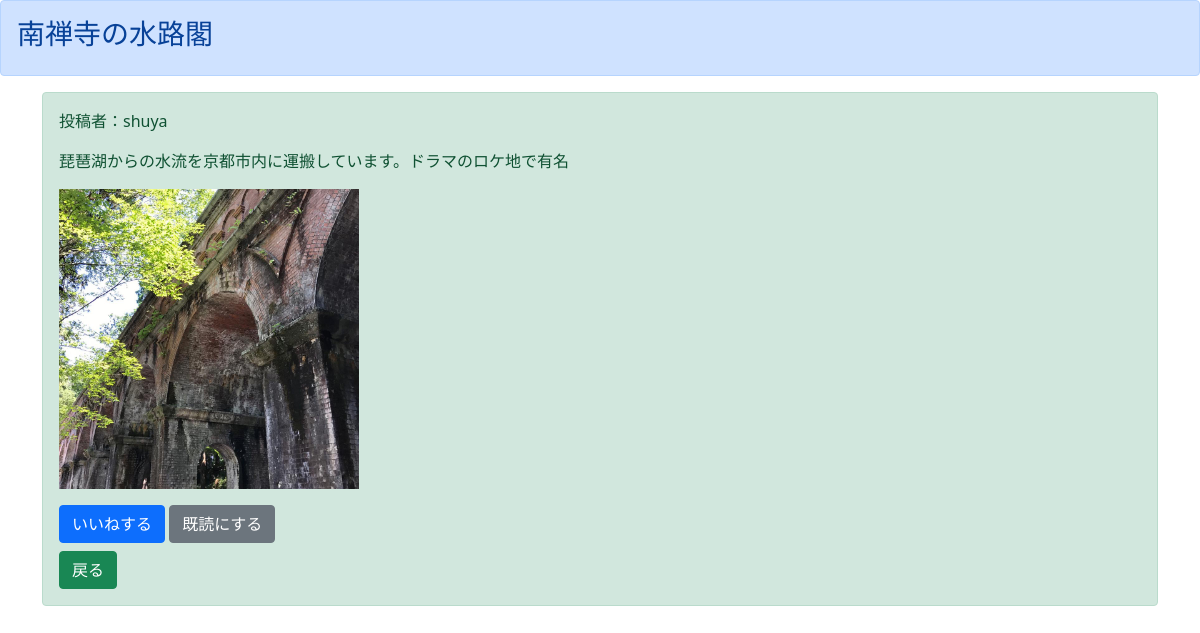
The page /detail/3 (signed in) on the database its author committed.
### boardapp/models.py (models this page shows)
class BoardModel(models.Model):
    title = models.CharField(max_length=100)
    content = models.TextField()
    author = models.CharField(max_length=50)
    snsimage = models.ImageField(upload_to='')
    good = models.IntegerField(null=True, blank=True, default=0)
    read = models.IntegerField(null=True, blank=True, default=0)
    readtext = models.TextField(null=True, blank=True, default='a')

### boardapp/views.py (the view)
# urls.py: path('detail/<int:pk>', detailfunc, name='detail'),
def detailfunc(request, pk):
    object = get_object_or_404(BoardModel, pk=pk)
    return render(request, 'detail.html', {'object':object})

### templates/detail.html
{% extends 'base.html' %}
{% block header %}
<div class="alert alert-primary" role="alert">
    <h3>{{ object.title }}</h3>
</div>
{% endblock header %}
{% block content %}
{% if user.is_authenticated %}
<div class="container">
    <div class="alert alert-success" role="alert">
        <p>投稿者：{{ object.author }}</p>
        <p>{{ object.content }}</p>
        <p><img src="{{ object.snsimage.url }}" width=300></p>
        <a href="{% url 'good' object.pk %}" class="btn btn-primary" role="button" aria-pressed="true">いいねする</a>
        <a href="{% url 'read' object.pk %}" class="btn btn-secondary" role="button" aria-pressed="true">既読にする</a>
        <br>
        <a href="{% url 'list' %}" class="btn btn-success mt-2" tabindex="-1" role="button" aria-disabled="true">戻る</a>
    </div>
</div>
{% else %}
please login
{% endif %}
{% endblock content %}

### rows shown on the page
BoardModel: title "南禅寺の水路閣", author "shuya", content "琵琶湖からの水流を京都市内に運搬しています。ドラマのロケ地で有名", snsimage (picture)
